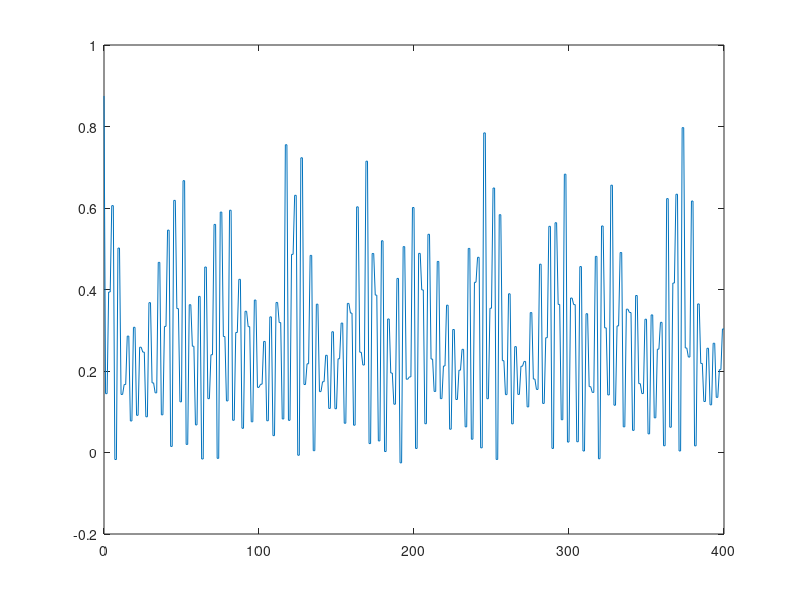

The MATLAB script that drew this image:
clear;
clc;
format long
tic;

%% paramter
myseed = 1;
rng(myseed)

L = 8;
num_T = 200;
T = 0:2*num_T;
nT = 2*num_T+1;
len = 2^L;
g0 = pi/2+0.0;
J0 = -1;
g1 = pi/2+0.1;
k = (1/L:2/L:(L-1)/L)';
k_full = (-(L-1)/L:2/L:(L-1)/L)';
k0 = (0:2/L:(L-2)/L)';
x = (0:L-1)';
xx = (1:L)';

% expHk_store = cell(L/2,1);
Hk0_store = cell(L/2,1);
phik0_1 = zeros(L/2,1);
phik0_2 = zeros(L/2,1);
e_GS = zeros(L/2,1);

%% initial state
for i = 1:L/2
    Hk0 = 2*[g0+J0*cospi(k(i)) -1i*J0*sinpi(k(i));
                1i*J0*sinpi(k(i)) -g0-J0*cospi(k(i))];
    Hk0_store{i} = Hk0;
    [V,D] = eig(Hk0);
    phik0_1(i) = V(1,1);
    phik0_2(i) = V(2,1);
    e_GS(i) = D(1,1);
end
e_GS_sum = sum(e_GS);

%% time evolution
% expHk_11 = fact*(cc + 1i*ss*cospi(k));
% expHk_22 = conj(expHk_11);
% expHk_12 = -fact*ss*sinpi(k);
% expHk_21 = -conj(expHk_12);

fact = -exp(-2i*g1);
cc = cos(2*J0);
ss = sin(2*J0);

expHkz_11 = fact;
expHkz_22 = conj(expHkz_11);

expHkxx_11 = cc - 1i*ss*cospi(k);
expHkxx_22 = conj(expHkxx_11);
expHkxx_12 = -ss*sinpi(k);
expHkxx_21 = -conj(expHkxx_12);
norm_expHkxx = expHkxx_11.*expHkxx_22 - expHkxx_12.*expHkxx_21;

phik_1 = phik0_1;
phik_2 = phik0_2;
phit_1_store = zeros(L/2,nT);
phit_2_store = zeros(L/2,nT);
phit_1_store(:,1) = phik0_1;
phit_2_store(:,1) = phik0_2;

sz1sz2 = zeros(1,nT);
n = zeros(1,nT);
n1n2 = zeros(1,nT);
n(1) = 2*(phik_1'*phik_1)/L;
Cr = 2*(abs(phik_1).^2)'*cospi(k*x')/L;
Fr = -2i*(phik_1.*conj(phik_2))'*sinpi(k*x')/L;
n1n2(1) = n(1)^2 + Fr(2)^2 - Cr(2)^2;
sz1sz2(1) = 1-4*n(1)+4*n1n2(1);

for i = 1:num_T
    phik_1t = expHkxx_11.*phik_1 + expHkxx_12.*phik_2;
    phik_2 = expHkxx_21.*phik_1 + expHkxx_22.*phik_2;
    phik_1 = phik_1t;
    phit_1_store(:,2*i) = phik_1;
    phit_2_store(:,2*i) = phik_2;

    n(2*i) = 2*(phik_1'*phik_1)/L;
    Cr = 2*(abs(phik_1).^2)'*cospi(k*x')/L;
    Fr = -2i*(phik_1.*conj(phik_2))'*sinpi(k*x')/L;
    n1n2(2*i) = n(2*i)^2 + Fr(2)*conj(Fr(2)) - Cr(2)^2;
    sz1sz2(2*i) = 1-4*n(2*i)+4*n1n2(2*i);

    phik_1 = expHkz_11.*phik_1;
    phik_2 = expHkz_22.*phik_2;
    phit_1_store(:,2*i+1) = phik_1;
    phit_2_store(:,2*i+1) = phik_2;

    n(2*i+1) = 2*(phik_1'*phik_1)/L;
    Cr = 2*(abs(phik_1).^2)'*cospi(k*x')/L;
    Fr = -2i*(phik_1.*conj(phik_2))'*sinpi(k*x')/L;
    n1n2(2*i+1) = n(2*i+1)^2 + Fr(2)*conj(Fr(2)) - Cr(2)^2;
    sz1sz2(2*i+1) = 1-4*n(2*i+1)+4*n1n2(2*i+1);
end

%% calculate observable

figure;
set(gcf, 'position', [250 70 1400 900]);
% subplot(2,1,1)
plot(T,sz1sz2);

toc;